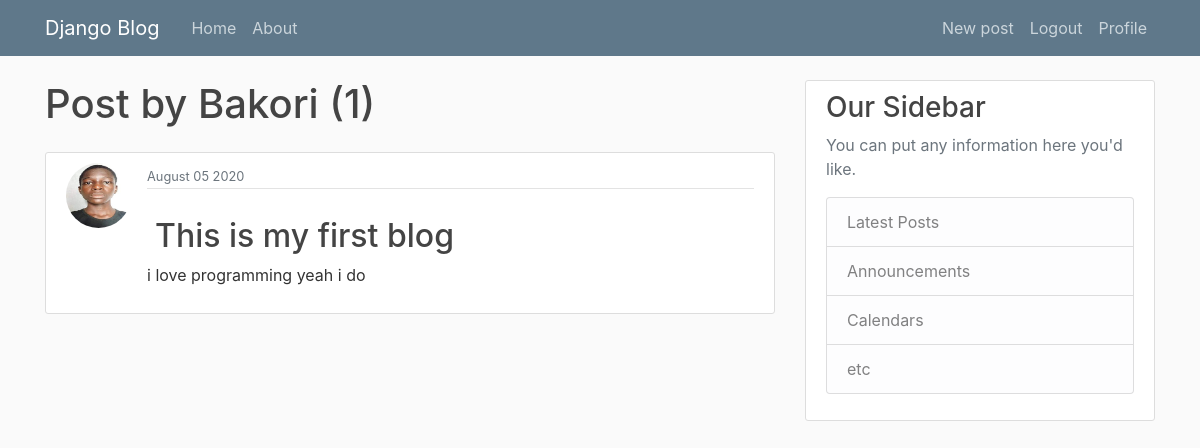
The app's page /user/Bakori (signed in), older data.
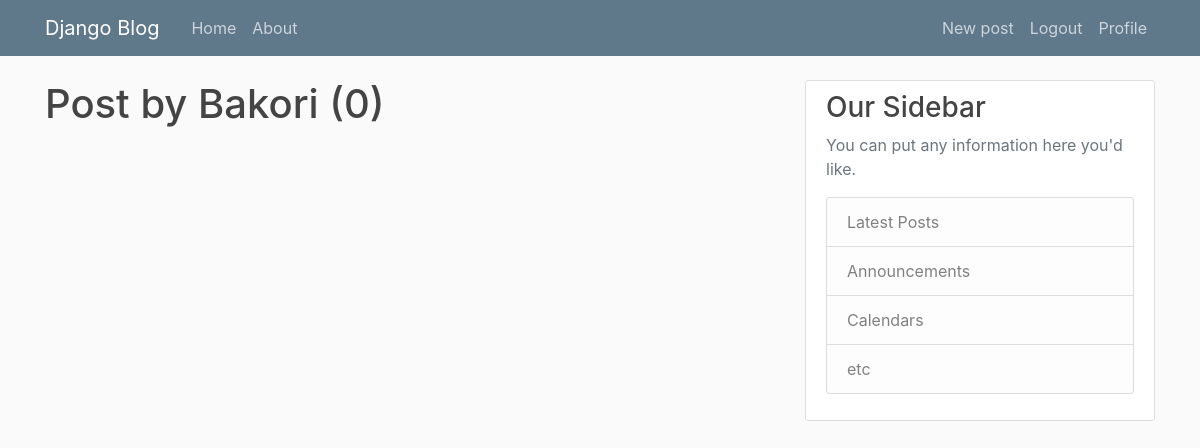
The same page, newer data.
### blog/models.py (models this page shows, shortened)
class Post(models.Model):
    title = models.CharField(max_length=100)
    content = models.TextField()
    date_posted = models.DateTimeField(default=timezone.now)
    author = models.ForeignKey(User, on_delete=models.CASCADE)

### users/models.py (models this page shows, shortened)
class Profile(models.Model):
    user = models.OneToOneField(User,on_delete= models.CASCADE)
    image = models.ImageField(default="default.jpeg",upload_to = "profile_pics")

### blog/views.py (the view)
# urls.py: path("user/<str:username>", UserPostListView.as_view(), name="user-post"),
class UserPostListView(LoginRequiredMixin,ListView):
    model = Post
    template_name = "blog/user_posts.html"
    context_object_name = "posts"
    ordering = ["-date_posted"]
    paginate_by = 3
    def get_queryset(self):
        user = get_object_or_404(User,username=self.kwargs.get("username"))
        return Post.objects.filter(author= user).order_by("-date_posted")

### blog/templates/blog/user_posts.html (shortened to what this page needs)
{% extends "blog/base.html" %}
{% block content %}
<h1 class = "mb-4">Post by {{ view.kwargs.username }}  ({{ page_obj.paginator.count }})</h1>
{%for post in posts%}
<article class="media content-section">
  <img src="{{post.author.profile.image.url}}" alt="" class="rounded-circle article-img">
  <div class="media-body">
    <div class="article-metadata">
      <a class="mr-2" href="{% url "user-post"  post.author.username %}"{{ post.author }}</a>
      <small class="text-muted">{{ post.date_posted|date:"F d Y"}}</small>
    </div>
    <h2><a class="article-title" href="{% url "post-detail" post.id %}">{{ post.title }}</a></h2>
    <p class="article-content">{{ post.content }}</p>
  </div>
</article>
{%endfor%}
{% endblock content %}

Row changes from the older to the newer data that the page shows:
no longer on this page (row edited): Post: author.profile.image (placeholder picture), date_posted "August 05 2020", title "This is my first blog", content "i love programming yeah i do"
Text that changed along with them:
{{ page_obj.paginator.count }}: "1" → "0"
